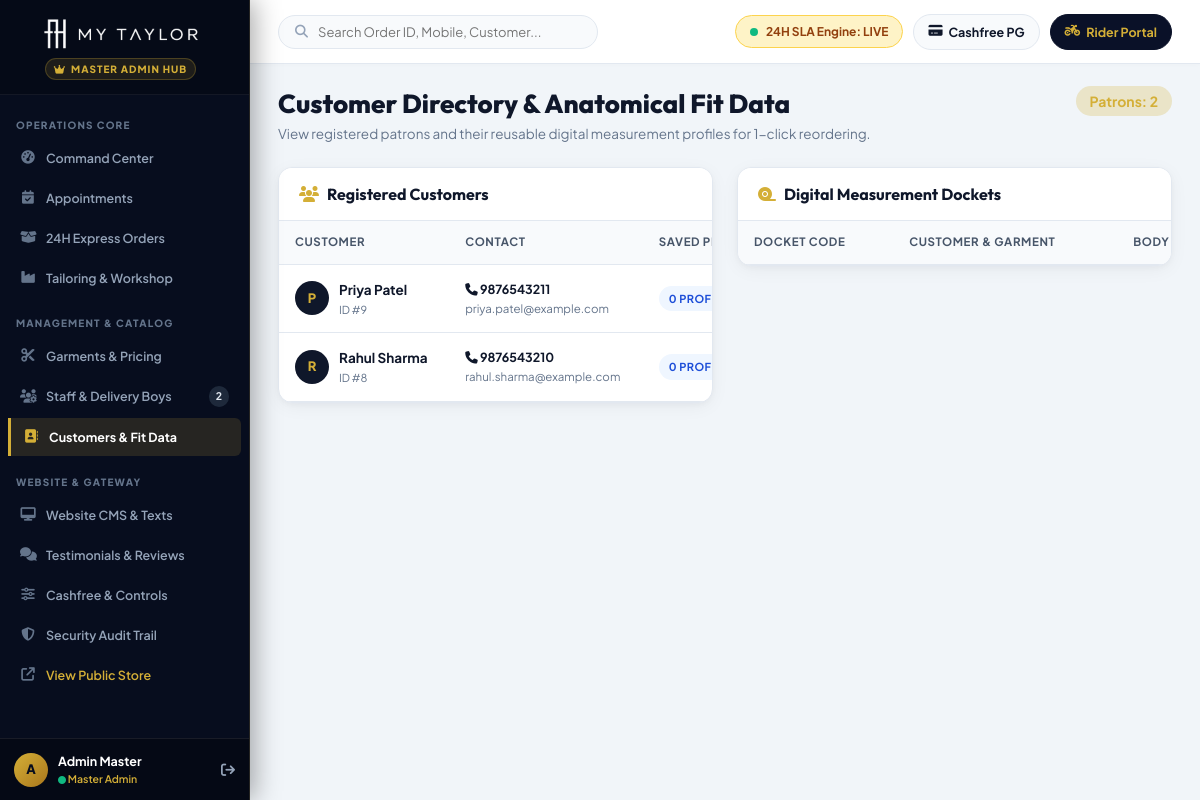
The page /admin/customers.php (signed in) on the database its author committed.
### tables this page shows
CREATE TABLE IF NOT EXISTS `users` (
  `id` INT AUTO_INCREMENT PRIMARY KEY,
  `name` VARCHAR(120) NOT NULL,
  `email` VARCHAR(150) NOT NULL UNIQUE,
  `mobile` VARCHAR(20) NOT NULL UNIQUE,
  `password_hash` VARCHAR(255) NOT NULL,
  `role` ENUM('customer', 'measurement_executive', 'cutting_staff', 'tailor', 'qc_staff', 'packing_staff', 'delivery_executive', 'admin') NOT NULL DEFAULT 'customer',
  `status` ENUM('active', 'inactive', 'suspended') DEFAULT 'active',
  `gender` ENUM('male', 'female', 'other') DEFAULT NULL,
  `profile_image` VARCHAR(255) DEFAULT NULL,
  `created_at` TIMESTAMP DEFAULT CURRENT_TIMESTAMP,
  `updated_at` TIMESTAMP DEFAULT CURRENT_TIMESTAMP ON UPDATE CURRENT_TIMESTAMP
);

### config/config.php (called while the page is built, shortened)
<?php
function e($str) {
    return htmlspecialchars((string)$str, ENT_QUOTES, 'UTF-8');
}

### admin/customers.php (the view, shortened to what this page needs)
<?php
require_once __DIR__ . '/includes/admin_header.php';
$customers = $pdo->query("
  SELECT u.*, cp.notes as patron_notes, cp.total_orders,
         COUNT(DISTINCT m.id) as measurement_count
  FROM `users` u
  LEFT JOIN `customer_profiles` cp ON u.id = cp.user_id
  LEFT JOIN `measurements` m ON u.id = m.customer_id
  WHERE u.role = 'customer'
  GROUP BY u.id
  ORDER BY u.id DESC
")->fetchAll();
?>
<div class="admin-header-row">
  <div class="admin-title-area">
    <h1>Customer Directory & Anatomical Fit Data</h1>
    <p>View registered patrons and their reusable digital measurement profiles for 1-click reordering.</p>
  </div>
  <div>
    <span class="admin-badge-count admin-badge-gold" style="font-size:14px; padding:6px 14px;">Patrons: <?= count($customers) ?></span>
  </div>
</div>
<div style="display:grid; grid-template-columns: 1fr 1fr; gap:24px; align-items:start;">
  <div class="admin-card">
    <div class="admin-card-header">
      <h3><i class="fa-solid fa-users text-gold"></i> Registered Customers</h3>
    </div>
    <div class="admin-table-responsive">
      <table class="admin-table">
        <thead>
          <tr>
            <th>Customer</th>
            <th>Contact</th>
            <th>Saved Profiles</th>
          </tr>
        </thead>
        <tbody>
          <?php foreach ($customers as $c): ?>
            <tr>
              <td>
                <div style="display:flex; align-items:center; gap:10px;">
                  <div style="width:34px; height:34px; border-radius:50%; background:#0F172A; color:var(--admin-gold); display:flex; align-items:center; justify-content:center; font-weight:800; font-size:13px;">
                    <?= strtoupper(substr($c['name'], 0, 1)) ?>
                  </div>
                  <div>
                    <strong style="color:#0F172A; font-size:13.5px;"><?= e($c['name']) ?></strong>
                    <div style="font-size:11px; color:#64748B;">ID #<?= $c['id'] ?></div>
                  </div>
                </div>
              </td>
              <td>
                <strong style="font-size:12.5px; color:#0F172A;"><i class="fa-solid fa-phone"></i> <?= e($c['mobile']) ?></strong>
                <div style="font-size:11.5px; color:#64748B;"><?= e($c['email']) ?></div>
              </td>
              <td>
                <span class="badge-status booked" style="font-size:11px;"><?= $c['measurement_count'] ?> Profiles</span>
              </td>
            </tr>
          <?php endforeach; ?>
        </tbody>
      </table>
    </div>
  </div>
  <div class="admin-card">
    <div class="admin-card-header">
      <h3><i class="fa-solid fa-tape text-gold"></i> Digital Measurement Dockets</h3>
    </div>
    <div class="admin-table-responsive">
      <table class="admin-table">
        <thead>
          <tr>
            <th>Docket Code</th>
            <th>Customer & Garment</th>
            <th>Body Metrics</th>
          </tr>
        </thead>
      </table>
    </div>
  </div>
</div>
<?php require_once __DIR__ . '/includes/admin_footer.php'; ?>

### assets/css/style.css (style rules this page uses)
:root { --font-primary: 'Plus Jakarta Sans', -apple-system, BlinkMacSystemFont, sans-serif; --font-heading: 'Outfit', sans-serif; --font-luxury: 'Playfair Display', Georgia, serif; --bg-primary: #070D1E; --bg-secondary: #0E172F; --bg-card: #141F3C; --bg-card-hover: #1A284D; --bg-light: #F8FAFC; --bg-light-card: #FFFFFF; --text-main: #0F172A; --text-muted: #64748B; --text-light: #F1F5F9; --text-light-muted: #94A3B8; --gold-primary: #D4AF37; --gold-hover: #B89628; --gold-light: #F7E7CE; --gold-gradient: linear-gradient(135deg, #D4AF37 0%, #F3E5AB 50%, #AA771C 100%); --gold-glow: 0 0 25px rgba(212, 175, 55, 0.35); --accent-blue: #2563EB; --accent-cyan: #06B6D4; --accent-emerald: #10B981; --accent-amber: #F59E0B; --accent-rose: #EF4444; --accent-purple: #8B5CF6; --border-dark: rgba(212, 175, 55, 0.2); --border-subtle: rgba(255, 255, 255, 0.08); --border-light: #E2E8F0; --radius-sm: 8px; --radius-md: 14px; --radius-lg: 20px; --radius-full: 9999px; --shadow-sm: 0 2px 4px rgba(0, 0, 0, 0.05); --shadow-md: 0 10px 25px -5px rgba(0, 0, 0, 0.1), 0 8px 10px -6px rgba(0, 0, 0, 0.1); --shadow-lg: 0 20px 35px -5px rgba(0, 0, 0, 0.25); --shadow-gold: 0 10px 30px rgba(212, 175, 55, 0.25); --transition: all 0.25s cubic-bezier(0.4, 0, 0.2, 1); }
* { margin: 0; padding: 0; box-sizing: border-box; }
html { scroll-behavior: smooth; overflow-x: hidden; max-width: 100vw; }
body { font-family: var(--font-primary); background-color: var(--bg-light); color: var(--text-main); line-height: 1.6; -webkit-font-smoothing: antialiased; overflow-x: hidden; width: 100%; max-width: 100vw; }
h1, h2, h3, h4, h5, h6 { font-family: var(--font-heading); font-weight: 700; color: inherit; line-height: 1.25; }
.text-gold { color: var(--gold-primary) !important; }
.badge-status { display: inline-flex; align-items: center; padding: 4px 10px; border-radius: 6px; font-size: 11px; font-weight: 700; text-transform: uppercase; }

### rows shown on the page
users: name "P", name "Priya Patel", id "9", mobile "9876543211", email "priya.patel@example.com", measurement_count "0"
users: name "R", name "Rahul Sharma", id "8", mobile "9876543210", email "rahul.sharma@example.com", measurement_count "0"

### other values the page prints
$activeStaffCount "2"
substr($currentUser['name'] ?? 'A', 0, 1) "A"
$currentUser['name'] "Admin Master"
count($customers) "2"
